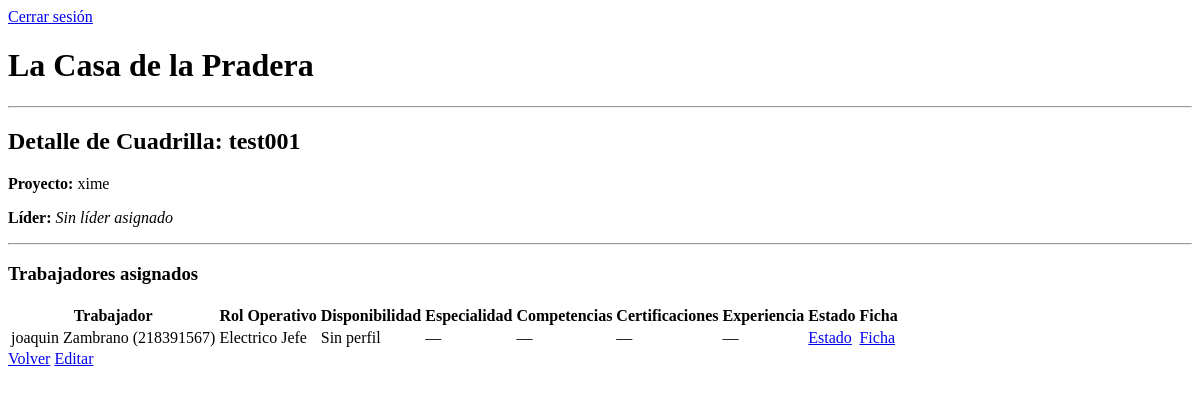
The app's page /personal/cuadrilla/12/ (signed in), older data.
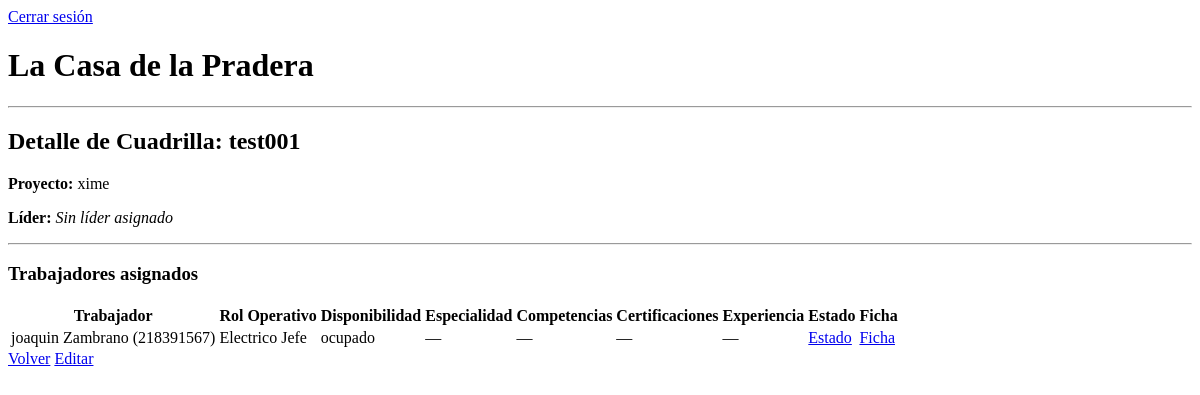
The same page, newer data.
### personal/models.py (models this page shows, shortened)
class Asignacion(models.Model):
    trabajador = models.ForeignKey(User, on_delete=models.CASCADE)
    cuadrilla = models.ForeignKey(Cuadrilla, on_delete=models.CASCADE, related_name='asignaciones')
    rol = models.ForeignKey(Rol, on_delete=models.SET_NULL, null=True, blank=True)

class Rol(models.Model):
    nombre = models.CharField(max_length=50)

class TrabajadorPerfil(models.Model):
    user = models.OneToOneField(
        User,
        on_delete=models.CASCADE,
        related_name='perfil_trabajador'
    )
    especialidad = models.CharField(max_length=100, blank=True, null=True)
    estado_manual = models.CharField(
        max_length=20,
        choices=[
            ('disponible', 'Disponible'),
            ('no_disponible', 'No disponible'),
            ('licencia', 'Licencia médica'),
            ('vacaciones', 'Vacaciones'),
        ],
        default='disponible'
    )
    @property
    def estado_efectivo(self):
        asignado = Asignacion.objects.filter(trabajador=self.user).exists()
        if asignado:
            return 'ocupado'
        return self.estado_manual

### personal/views.py (the view)
@login_required
@user_passes_test(es_jefe)
def detalle_cuadrilla(request, cuadrilla_id):
    cuadrilla = get_object_or_404(Cuadrilla, id=cuadrilla_id)
    asignaciones = Asignacion.objects.filter(cuadrilla=cuadrilla)
    users = [a.trabajador for a in asignaciones]
    perfiles = TrabajadorPerfil.objects.filter(user__in=users)
    competencias = CompetenciaTrabajador.objects.filter(trabajador_id__in=[u.id for u in users])
    certificaciones = CertificacionTrabajador.objects.filter(trabajador_id__in=[u.id for u in users])
    experiencias = ExperienciaTrabajador.objects.filter(trabajador_id__in=[u.id for u in users])
    perfil_map = {p.user_id: p for p in perfiles}
    comp_map = {}
    for c in competencias:
        comp_map.setdefault(c.trabajador_id, []).append(c)
    cert_map = {}
    for c in certificaciones:
        cert_map.setdefault(c.trabajador_id, []).append(c)
    exp_map = {}
    for e in experiencias:
        exp_map.setdefault(e.trabajador_id, []).append(e)
    return render(request, "detalle_cuadrilla.html", {
        "cuadrilla": cuadrilla,
        "asignaciones": asignaciones,
        "perfil_map": perfil_map,
        "comp_map": comp_map,
        "cert_map": cert_map,
        "exp_map": exp_map,
    })

### personal/templatetags/custom_tags.py (called while the page is built)
@register.filter
def get_item(dictionary, key):
    return dictionary.get(key)

### personal/views.py (called while the page is built)
def es_jefe(user):
    return user.groups.filter(name='JefeProyecto').exists()

### personal/templates/detalle_cuadrilla.html (shortened to what the changed rows need)
{% extends 'base.html' %}
{% load custom_tags %}
{% block content %}
<h2>Detalle de Cuadrilla: {{ cuadrilla.nombre }}</h2>
{% if asignaciones %}
<table class="table table-bordered">
    <thead>
        <tr>
            <th>Trabajador</th>
            <th>Rol Operativo</th>
            <th>Disponibilidad</th>
            <th>Especialidad</th>
            <th>Competencias</th>
            <th>Certificaciones</th>
            <th>Experiencia</th>
            <th>Estado</th>
            <th>Ficha</th>
        </tr>
    </thead>
    <tbody>
    {% for a in asignaciones %}
        {% with user=a.trabajador perfil=perfil_map|get_item:user.id %}
        <tr>
            <td>{{ user.first_name }} {{ user.last_name }} ({{ user.username }})</td>
            <td>
                {% if a.rol %}
                    {{ a.rol.nombre }}
                {% else %}
                    Sin rol
                {% endif %}
            </td>
            <td>
                {% if perfil %}
                    {{ perfil.estado_efectivo }}
                {% else %}
                    Sin perfil
                {% endif %}
            </td>
            <td>
                {% if perfil and perfil.especialidad %}
                    {{ perfil.especialidad }}
                {% else %}
                    —
                {% endif %}
            </td>
            <td>
                {% if comp_map|get_item:user.id %}
                    <ul>
                        {% for c in comp_map|get_item:user.id %}
                            <li>{{ c.nombre }} {% if c.certificada %}(Certificada){% endif %}</li>
                        {% endfor %}
                    </ul>
                {% else %}
                    —
                {% endif %}
            </td>
            <td>
                {% if cert_map|get_item:user.id %}
                    <ul>
                        {% for cert in cert_map|get_item:user.id %}
                            <li>{{ cert.nombre }}
                                {% if cert.archivo %}
                                    – <a href="{{ cert.archivo.url }}" target="_blank">PDF</a>
                                {% endif %}
                            </li>
                        {% endfor %}
                    </ul>
                {% else %}
                    —
                {% endif %}
            </td>
            <td>
                {% if exp_map|get_item:user.id %}
                    <ul>
                        {% for exp in exp_map|get_item:user.id %}
                            <li>
                                {% if exp.proyecto %}
                                    Proyecto interno: {{ exp.proyecto.nombre }}
                                {% else %}
                                    Externo: {{ exp.proyecto_externo }} ({{ exp.empresa_externa }})
                                {% endif %}
                                – {{ exp.calificacion }}
                            </li>
                        {% endfor %}
                    </ul>
                {% else %}
                    —
                {% endif %}
            </td>
            <td>
                <a href="{% url 'personal:editar_estado_trabajador' user.trabajador_profile.id %}"
                   class="btn btn-sm btn-warning">Estado</a>
            </td>
            <td>
                <a href="{% url 'personal:detalle_trabajador' user.trabajador_profile.id %}"
                   class="btn btn-sm btn-info">Ficha</a>
            </td>
        </tr>
        {% endwith %}
    {% endfor %}
    </tbody>
</table>
{% else %}
<p>No hay trabajadores asignados.</p>
{% endif %}
{% endblock %}

Row changes from the older to the newer data that the page shows:
shown differently, row unchanged: Asignacion "joaquin": no longer shows "Sin perfil"
added TrabajadorPerfil: estado_efectivo "ocupado"
